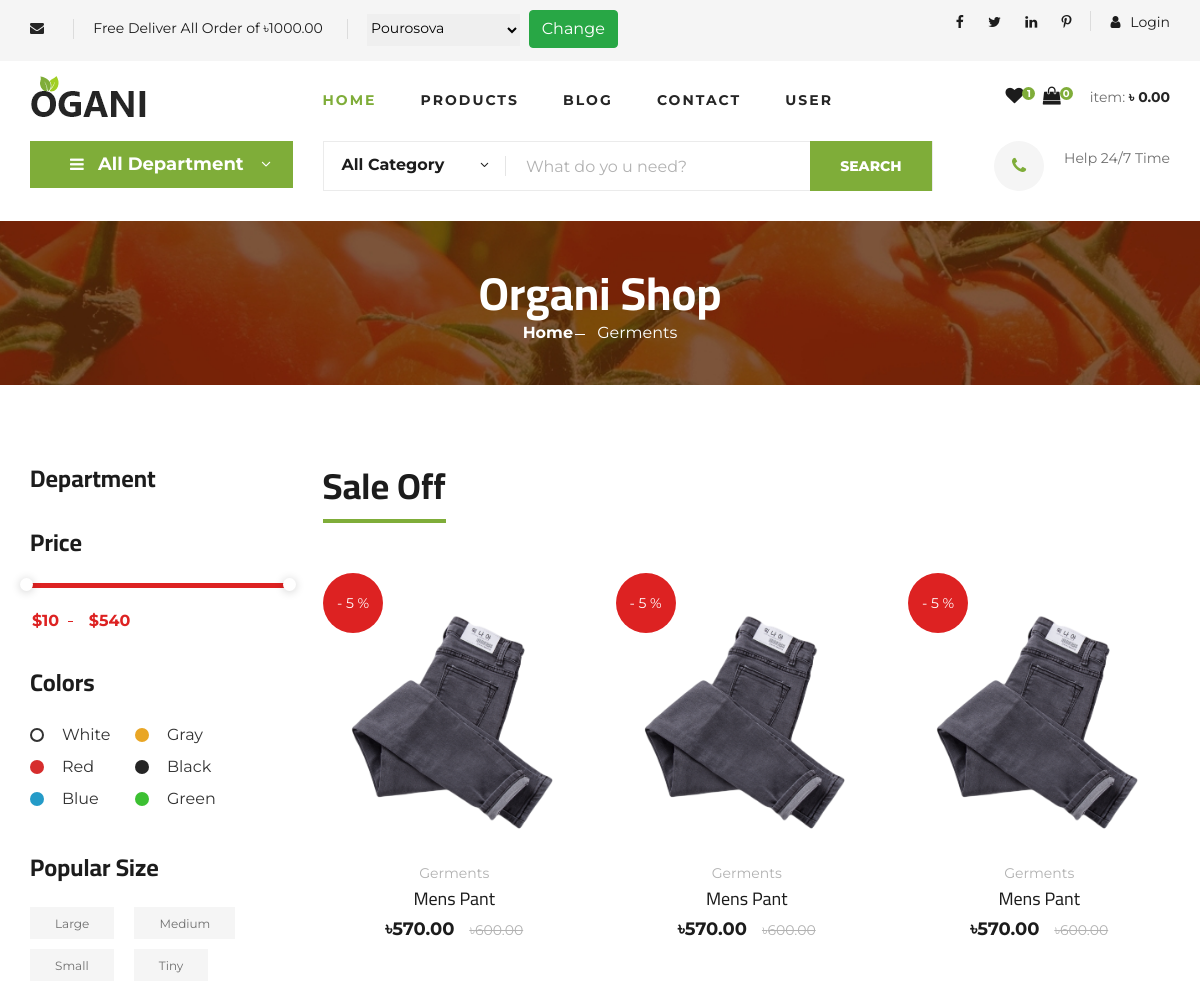
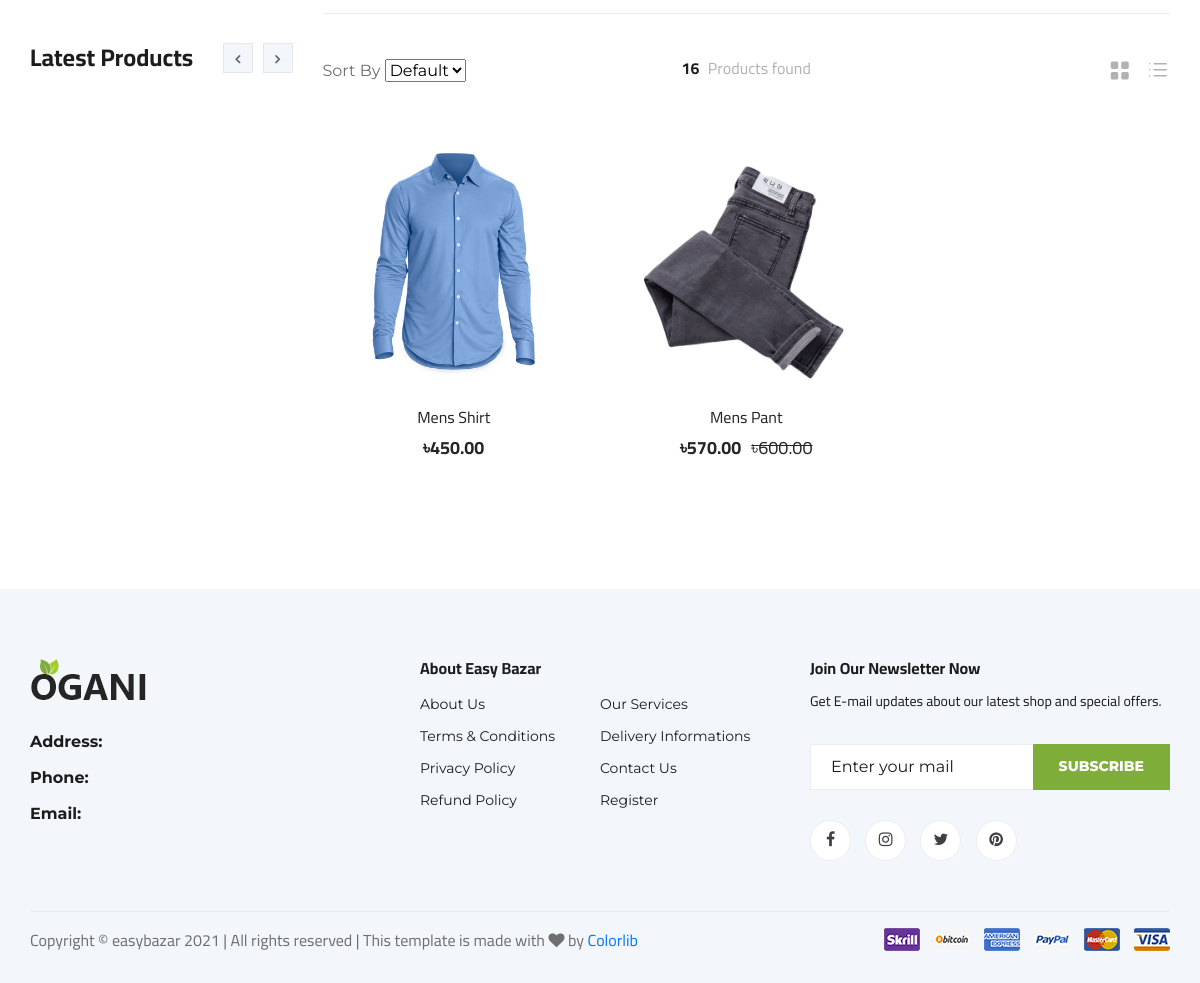
/products/category/germents/, run on an earlier commit of the app's database (2 pictures, top to bottom).
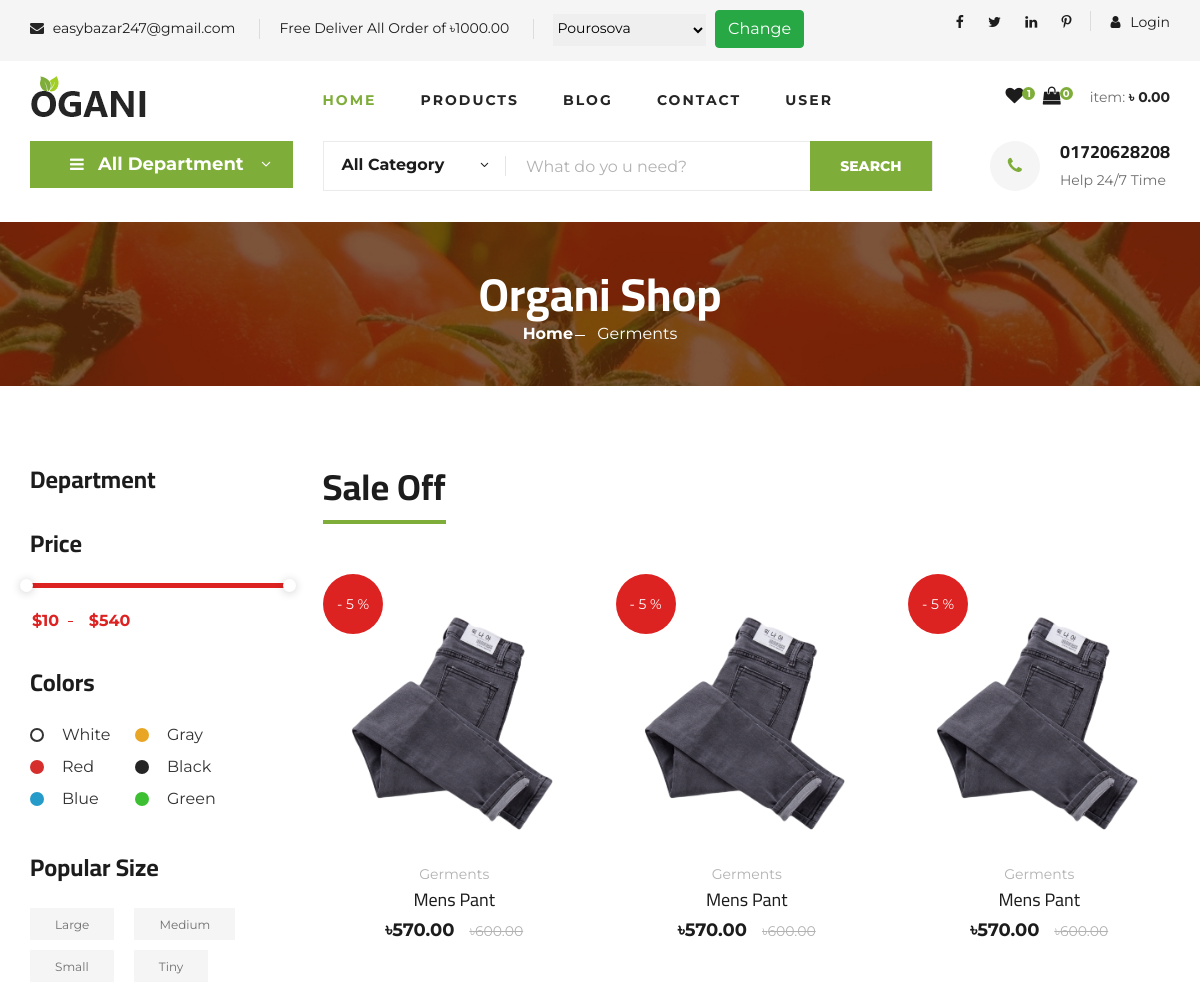
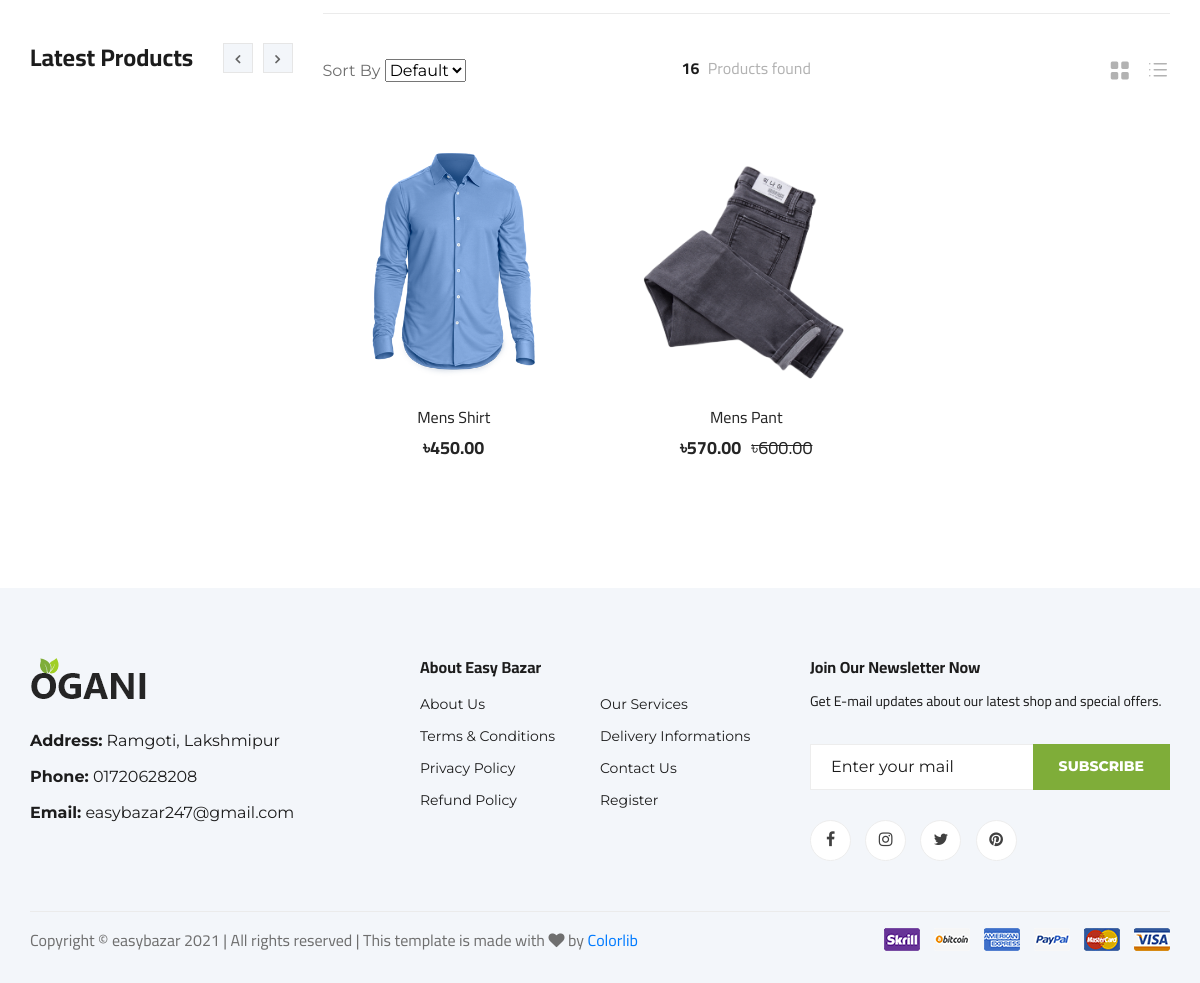
And on a later commit of the database (2 pictures, top to bottom).
### core/models.py (models this page shows, shortened)
class Setting(models.Model):
    website_name = models.CharField(max_length=150)
    address = models.CharField(max_length=254, blank=True)
    mobile1 = models.CharField(max_length=50, blank=True)
    mobile2 = models.CharField(max_length=50, blank=True)
    email =  models.EmailField( max_length=254, blank=True)
    facebook = models.URLField(max_length=200, blank=True)
    twitter = models.URLField(max_length=200, blank=True)
    linkedin = models.URLField(max_length=200, blank=True)
    instagram = models.URLField(max_length=200, blank=True)
    class Meta:
        verbose_name = "Setting"
        verbose_name_plural = "Settings"

### product/views.py (the view)
# urls.py: path('category/<slug:slug>/', CategoryDetail.as_view(), name='category_detail'),
class CategoryDetail(DetailView):
    model = Category
    template_name = 'product/category_detail.html'
    context_object_name = 'category'

### delivery/forms.py
class  DeliveryForm(forms.Form):
    delivery = forms.ModelChoiceField(label='', queryset=DeliveryLocation.objects.all(), empty_label=None)

### cart/cart.py (called while the page is built)
    def __len__(self):
        return sum(item['quantity'] for item in self.cart.values())

    def get_total_price(self):
        return sum(Decimal(item['price']) * item['quantity'] for item in self.cart.values())

    @property
    def delivery(self):
        if self.delivery_id:
            try:
                return DeliveryLocation.objects.get(id=self.delivery_id)
            except DeliveryLocation.DoesNotExist:
                pass
        return  DeliveryLocation.objects.get(id=1)

    def delivery_free_shipping(self):
        if self.delivery:
            return self.delivery.delivery_target_amount

### cart/context_processors.py (called while the page is built)
def cart(request):
    return {'cart': Cart(request)}

### core/context_processors.py (called while the page is built)
def delivery_location(request):
    initial_location = request.session.get('delivery_id')
    delivery_location_form = DeliveryForm(initial={'delivery': initial_location})
    loacation = DeliveryLocation.objects.get(id=1)
    return {
        'delivery_location': delivery_location_form,
        'location': loacation,
        }

### delivery/models.py (called while the page is built)
    def __str__(self):
        return self.location_name

### templates/product/category_detail.html (shortened to what the changed rows need)
{% extends "base.html" %}
{% load static %}
{% block main_content %}
      <section class="breadcrumb-section set-bg" data-setbg="{% static 'img/breadcrumb.jpg' %}">
        <div class="container">
            <div class="row">
                <div class="col-lg-12 text-center">
                    <div class="breadcrumb__text">
                        <h2>Organi Shop</h2>
                    </div>
                </div>
            </div>
        </div>
    </section>
    <section class="product spad">
        <div class="container">
            <div class="row">
                <div class="col-lg-9 col-md-7">
                    <div class="product__discount">
                        <div class="section-title product__discount__title">
                            <h2>Sale Off</h2>
                        </div>
                    </div>
                </div>
            </div>
        </div>
    </section>
{% endblock main_content %}

### templates/header.html (shortened to what this page needs)
{% load static %}
<header class="header">
    <div class="header__top">
        <div class="container">
            <div class="row">
                <div class="col-lg-9 col-md-9">
                        <form action="{% url 'delivery:delivery-apply' %}" method="POST">
                            <div class="header__top__left">
                                <ul>
                                    <li><i class="fa fa-envelope"></i> {{ setting.email }}</li>
                                    <li>Free Deliver All Order of ৳{{ cart.delivery_free_shipping }}</li>
                                    <li>
                                        {{ delivery_location }}
                                        <button type="submit" class="btn bnt-sm btn-success">Change</button>
                                    </li>
                                </ul>
                            </div>
                        </form>
                </div>
                <div class="col-lg-3 col-md-3">
                    <div class="header__top__right">
                        <div class="header__top__right__social">
                            <a href="#"><i class="fa fa-facebook"></i></a>
                            <a href="#"><i class="fa fa-twitter"></i></a>
                            <a href="#"><i class="fa fa-linkedin"></i></a>
                            <a href="#"><i class="fa fa-pinterest-p"></i></a>
                        </div>
                        <div class="header__top__right__auth">
                            {% if request.user.is_authenticated %}
                            <a href="{% url 'accounts:logout' %}"><i class="fa fa-user"></i> Logout</a>
                            {% else %}
                            <a href="{% url 'accounts:login' %}"><i class="fa fa-user"></i> Login</a>
                            {% endif %}
                        </div>
                    </div>
                </div>
            </div>
        </div>
    </div>
    <div class="container">
        <div class="row">
            <div class="col-lg-3">
                <div class="header__logo">
                    <a href="{% url 'core:home' %}"><img src="{% static 'img/logo.png' %}" alt=""></a>
                </div>
            </div>
            <div class="col-lg-6">
                <nav class="header__menu">
                    <ul>
                        <li class="active"><a href="{% url 'core:home' %}">Home</a></li>
                        <li><a href="{% url 'product:products' %}">Products</a></li>
                        <li><a href="{% url 'blog:blog-list' %}">Blog</a></li>
                        <li><a href="{% url 'core:contact-us' %}">Contact</a></li>
                        <li><a href="#">User</a>
                        </li>
                    </ul>
                </nav>
            </div>
            <div class="col-lg-3">
                <div class="header__cart">
                    <ul>
                        <li><a href="#"><i class="fa fa-heart"></i> <span>1</span></a></li>
                        {% with cart|length as total_item %}
                        <li><a href="{% url 'cart:cart-detail' %}"><i class="fa fa-shopping-bag"></i> <span>{{ total_item }}</span></a></li>
                    </ul>
                    <div class="header__cart__price">item: <span>৳ {{ cart.get_total_price|floatformat:2 }}</span></div>
                    {% endwith %}
                </div>
            </div>
        </div>
    </div>
</header>

### templates/hero.html (shortened to what this page needs)
{% load static %}
<section class="hero hero-normal">
    <div class="container">
        <div class="row">
            <div class="col-lg-3">
                <div class="hero__categories">
                    <div class="hero__categories__all">
                        <i class="fa fa-bars"></i>
                        <span>All Department</span>
                    </div>
                        {% load mptt_tags %}
                </div>
            </div>
            <div class="col-lg-9">
                <div class="hero__search">
                    <div class="hero__search__form">
                        <form action="#">
                            <div class="hero__search__categories">
                                All Category
                                <span class="arrow_carrot-down"></span>
                            </div>
                            <input type="text" placeholder="What do yo u need?">
                            <button type="submit" class="site-btn">Search</button>
                        </form>
                    </div>
                    <div class="hero__search__phone">
                        <div class="hero__search__phone__icon">
                            <i class="fa fa-phone"></i>
                        </div>
                        <div class="hero__search__phone__text">
                            <h5>{{ setting.mobile1 }}</h5>
                            <span>Help 24/7 Time</span>
                        </div>
                    </div>
                </div>
            </div>
        </div>
    </div>
</section>

### templates/footer.html
{% load static %}
<footer class="footer spad">
    <div class="container">
        <div class="row">
            <div class="col-lg-4 col-md-6 col-sm-6">
                <div class="footer__about">
                    <div class="footer__about__logo">
                        <a href="{% url 'core:home' %}"><img src="{% static 'img/logo.png' %}" alt=""></a>
                    </div>
                    <ul>
                        <li><strong>Address:</strong> {{ setting.address }}</li>
                        <li><strong>Phone:</strong> {{ setting.mobile1 }}</li>
                        <li><strong>Email:</strong> {{ setting.email }}</li>
                    </ul>
                </div>
            </div>
            <div class="col-lg-4 col-md-6 col-sm-6">
                <div class="footer__widget">
                    <h6>About Easy Bazar</h6>
                    <ul>
                        <li><a href="#">About Us</a></li>
                        <li><a href="#">Terms & Conditions</a></li>
                        <li><a href="#">Privacy Policy</a></li>
                        <li><a href="#">Refund Policy</a></li>
                    </ul>
                    <ul>
                        <li><a href="#">Our Services</a></li>
                        <li><a href="#">Delivery Informations</a></li>
                        <li><a href="#">Contact Us</a></li>
                        <li><a href="{% url 'accounts:signup' %}">Register</a></li>
                    </ul>
                </div>
            </div>
            <div class="col-lg-4 col-md-12">
                <div class="footer__widget">
                    <h6>Join Our Newsletter Now</h6>
                    <p>Get E-mail updates about our latest shop and special offers.</p>
                    <form action="#">
                        <input type="text" placeholder="Enter your mail">
                        <button type="submit" class="site-btn">Subscribe</button>
                    </form>
                    <div class="footer__widget__social">
                        <a href="#"><i class="fa fa-facebook"></i></a>
                        <a href="#"><i class="fa fa-instagram"></i></a>
                        <a href="#"><i class="fa fa-twitter"></i></a>
                        <a href="#"><i class="fa fa-pinterest"></i></a>
                    </div>
                </div>
            </div>
        </div>
        <div class="row">
            <div class="col-lg-12">
                <div class="footer__copyright">
                    <div class="footer__copyright__text"><p>
Copyright &copy; easybazar <script>document.write(new Date().getFullYear());</script> | All rights reserved | This template is made with <i class="fa fa-heart" aria-hidden="true"></i> by <a href="https://colorlib.com" target="_blank">Colorlib</a>
</p></div>
                    <div class="footer__copyright__payment"><img src="{% static 'img/payment-item.png' %}" alt=""></div>
                </div>
            </div>
        </div>
    </div>
</footer>

What changed in the data, as far as the page shows it:
added Setting: email "easybazar247@gmail.com", mobile1 "01720628208", address "Ramgoti, Lakshmipur"
